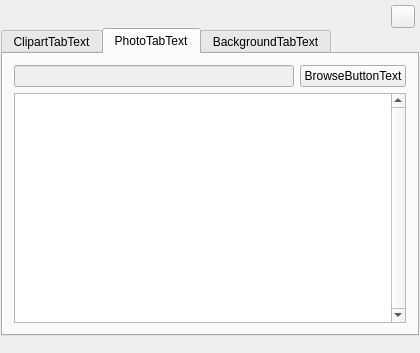
<ui version="4.0" >
 <class>ClipartWindowClass</class>
 <widget class="QWidget" name="ClipartWindowClass" >
  <property name="geometry" >
   <rect>
    <x>0</x>
    <y>0</y>
    <width>420</width>
    <height>353</height>
   </rect>
  </property>
  <layout class="QVBoxLayout" name="verticalLayout" >
   <property name="spacing" >
    <number>0</number>
   </property>
   <property name="margin" >
    <number>0</number>
   </property>
   <item>
    <widget class="QFrame" name="styledFrame" >
     <property name="acceptDrops" >
      <bool>true</bool>
     </property>
     <property name="frameShape" >
      <enum>QFrame::NoFrame</enum>
     </property>
     <property name="frameShadow" >
      <enum>QFrame::Plain</enum>
     </property>
     <property name="lineWidth" >
      <number>0</number>
     </property>
     <layout class="QVBoxLayout" name="verticalLayout_4" >
      <property name="spacing" >
       <number>0</number>
      </property>
      <property name="leftMargin" >
       <number>1</number>
      </property>
      <property name="topMargin" >
       <number>0</number>
      </property>
      <property name="rightMargin" >
       <number>1</number>
      </property>
      <property name="bottomMargin" >
       <number>1</number>
      </property>
      <item>
       <layout class="QHBoxLayout" name="horizontalLayout_2" >
        <property name="topMargin" >
         <number>5</number>
        </property>
        <property name="rightMargin" >
         <number>4</number>
        </property>
        <item>
         <spacer name="horizontalSpacer_4" >
          <property name="orientation" >
           <enum>Qt::Horizontal</enum>
          </property>
          <property name="sizeHint" stdset="0" >
           <size>
            <width>10</width>
            <height>5</height>
           </size>
          </property>
         </spacer>
        </item>
        <item>
         <widget class="QToolButton" name="closeToolButton" >
          <property name="focusPolicy" >
           <enum>Qt::NoFocus</enum>
          </property>
          <property name="toolTip" >
           <string>CloseButtonHint</string>
          </property>
          <property name="accessibleName" >
           <string>transparentButton</string>
          </property>
         </widget>
        </item>
       </layout>
      </item>
      <item>
       <widget class="QTabWidget" name="tabWidget" >
        <property name="sizePolicy" >
         <sizepolicy vsizetype="Expanding" hsizetype="Expanding" >
          <horstretch>1</horstretch>
          <verstretch>1</verstretch>
         </sizepolicy>
        </property>
        <property name="currentIndex" >
         <number>1</number>
        </property>
        <widget class="QWidget" name="tab" >
         <attribute name="title" >
          <string>ClipartTabText</string>
         </attribute>
         <layout class="QVBoxLayout" name="verticalLayout_2" >
          <item>
           <layout class="QHBoxLayout" name="horizontalLayout_20" >
            <property name="bottomMargin" >
             <number>0</number>
            </property>
            <item>
             <widget class="MoodBox::ClipartCategoriesList" native="1" name="clipartCategorySelector" />
            </item>
           </layout>
          </item>
          <item>
           <widget class="MoodBox::ClipartEntriesList" name="clipartEntriesList" >
            <property name="verticalScrollBarPolicy" >
             <enum>Qt::ScrollBarAlwaysOn</enum>
            </property>
            <property name="horizontalScrollBarPolicy" >
             <enum>Qt::ScrollBarAlwaysOff</enum>
            </property>
            <property name="autoScroll" >
             <bool>false</bool>
            </property>
            <property name="editTriggers" >
             <set>QAbstractItemView::NoEditTriggers</set>
            </property>
            <property name="dragDropMode" >
             <enum>QAbstractItemView::DragDrop</enum>
            </property>
            <property name="iconSize" >
             <size>
              <width>96</width>
              <height>96</height>
             </size>
            </property>
            <property name="verticalScrollMode" >
             <enum>QAbstractItemView::ScrollPerPixel</enum>
            </property>
            <property name="flow" >
             <enum>QListView::LeftToRight</enum>
            </property>
            <property name="isWrapping" stdset="0" >
             <bool>true</bool>
            </property>
            <property name="resizeMode" >
             <enum>QListView::Adjust</enum>
            </property>
            <property name="viewMode" >
             <enum>QListView::IconMode</enum>
            </property>
            <property name="uniformItemSizes" >
             <bool>true</bool>
            </property>
           </widget>
          </item>
         </layout>
        </widget>
        <widget class="QWidget" name="tab_2" >
         <attribute name="title" >
          <string>PhotoTabText</string>
         </attribute>
         <layout class="QVBoxLayout" name="verticalLayout_3" >
          <item>
           <layout class="QHBoxLayout" name="horizontalLayout" >
            <property name="topMargin" >
             <number>0</number>
            </property>
            <item>
             <widget class="QLineEdit" name="folderLabel" >
              <property name="enabled" >
               <bool>false</bool>
              </property>
              <property name="alignment" >
               <set>Qt::AlignLeading|Qt::AlignLeft|Qt::AlignVCenter</set>
              </property>
              <property name="readOnly" >
               <bool>true</bool>
              </property>
             </widget>
            </item>
            <item>
             <widget class="QPushButton" name="browseButton" >
              <property name="sizePolicy" >
               <sizepolicy vsizetype="Fixed" hsizetype="Maximum" >
                <horstretch>0</horstretch>
                <verstretch>0</verstretch>
               </sizepolicy>
              </property>
              <property name="accessibleName" >
               <string>rectButton</string>
              </property>
              <property name="text" >
               <string>BrowseButtonText</string>
              </property>
             </widget>
            </item>
           </layout>
          </item>
          <item>
           <widget class="MoodBox::ClipartEntriesList" name="photoList" >
            <property name="verticalScrollBarPolicy" >
             <enum>Qt::ScrollBarAlwaysOn</enum>
            </property>
            <property name="horizontalScrollBarPolicy" >
             <enum>Qt::ScrollBarAlwaysOff</enum>
            </property>
            <property name="autoScroll" >
             <bool>false</bool>
            </property>
            <property name="editTriggers" >
             <set>QAbstractItemView::NoEditTriggers</set>
            </property>
            <property name="dragDropMode" >
             <enum>QAbstractItemView::DragOnly</enum>
            </property>
            <property name="iconSize" >
             <size>
              <width>96</width>
              <height>96</height>
             </size>
            </property>
            <property name="verticalScrollMode" >
             <enum>QAbstractItemView::ScrollPerPixel</enum>
            </property>
            <property name="flow" >
             <enum>QListView::LeftToRight</enum>
            </property>
            <property name="isWrapping" stdset="0" >
             <bool>true</bool>
            </property>
            <property name="resizeMode" >
             <enum>QListView::Adjust</enum>
            </property>
            <property name="uniformItemSizes" >
             <bool>true</bool>
            </property>
           </widget>
          </item>
         </layout>
        </widget>
        <widget class="QWidget" name="tab_3" >
         <attribute name="title" >
          <string>BackgroundTabText</string>
         </attribute>
         <layout class="QVBoxLayout" name="verticalLayout_40" >
          <item>
           <widget class="MoodBox::ClipartEntriesList" name="tileList" >
            <property name="verticalScrollBarPolicy" >
             <enum>Qt::ScrollBarAlwaysOn</enum>
            </property>
            <property name="horizontalScrollBarPolicy" >
             <enum>Qt::ScrollBarAlwaysOff</enum>
            </property>
            <property name="autoScroll" >
             <bool>false</bool>
            </property>
            <property name="editTriggers" >
             <set>QAbstractItemView::NoEditTriggers</set>
            </property>
            <property name="dragDropMode" >
             <enum>QAbstractItemView::DragOnly</enum>
            </property>
            <property name="iconSize" >
             <size>
              <width>96</width>
              <height>96</height>
             </size>
            </property>
            <property name="verticalScrollMode" >
             <enum>QAbstractItemView::ScrollPerPixel</enum>
            </property>
            <property name="flow" >
             <enum>QListView::LeftToRight</enum>
            </property>
            <property name="isWrapping" stdset="0" >
             <bool>true</bool>
            </property>
            <property name="resizeMode" >
             <enum>QListView::Adjust</enum>
            </property>
            <property name="uniformItemSizes" >
             <bool>true</bool>
            </property>
           </widget>
          </item>
         </layout>
        </widget>
       </widget>
      </item>
      <item>
       <layout class="QHBoxLayout" name="horizontalLayout_3" >
        <property name="spacing" >
         <number>0</number>
        </property>
        <item>
         <widget class="QWidget" native="1" name="widget_2" >
          <property name="sizePolicy" >
           <sizepolicy vsizetype="Minimum" hsizetype="Preferred" >
            <horstretch>0</horstretch>
            <verstretch>0</verstretch>
           </sizepolicy>
          </property>
         </widget>
        </item>
        <item>
         <widget class="QWidget" native="1" name="widget" >
          <property name="sizePolicy" >
           <sizepolicy vsizetype="Minimum" hsizetype="Fixed" >
            <horstretch>0</horstretch>
            <verstretch>0</verstretch>
           </sizepolicy>
          </property>
          <property name="minimumSize" >
           <size>
            <width>16</width>
            <height>16</height>
           </size>
          </property>
         </widget>
        </item>
       </layout>
      </item>
     </layout>
    </widget>
   </item>
  </layout>
 </widget>
 <layoutdefault spacing="6" margin="11" />
 <customwidgets>
  <customwidget>
   <class>MoodBox::ClipartEntriesList</class>
   <extends>QListView</extends>
   <header>clipartentrieslist.h</header>
  </customwidget>
  <customwidget>
   <class>MoodBox::ClipartCategoriesList</class>
   <extends>QWidget</extends>
   <header>clipartcategorieslist.h</header>
  </customwidget>
 </customwidgets>
 <resources/>
 <connections/>
</ui>
